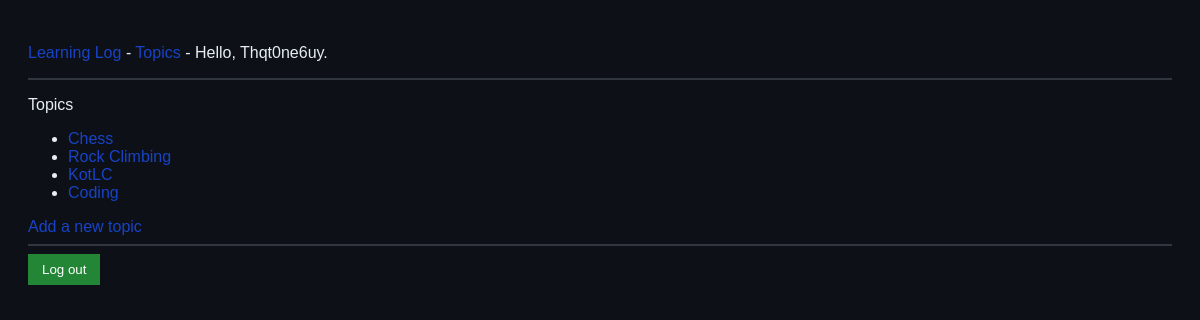
The app's page /topics/ (signed in) with its own data.
### learning_logs/models.py (models this page shows, shortened)
class Topic(models.Model):
    text = models.CharField(max_length=200)
    date_added = models.DateTimeField(auto_now_add=True)

### learning_logs/views.py (the view)
# urls.py: path('topics/', views.topics, name='topics'),
@login_required
def topics(request):
    topics = Topic.objects.order_by('date_added')
    context = {'topics': topics}
    return render(request, 'learning_logs/topics.html', context)

### learning_logs/templates/learning_logs/topics.html
{% extends 'learning_logs/base.html' %}
{% block content %}
  <p>Topics</p>
<ul>
    {% for topic in topics %}
      <li>
        <a href="{% url 'learning_logs:topic' topic.id %}">
        {{topic.text}}</a>
      </li>
    {% empty %}
      <li>No topics have been added yet.</li>
    {% endfor %}
</ul>
<a href="{% url 'learning_logs:new_topic' %}">Add a new topic</a>
{% endblock content %}

### learning_logs/templates/learning_logs/base.html (shortened to what this page needs)
<!DOCTYPE html>
<html lang="en">
<head>
</head>
<body>
<p>
    <a href="{% url 'learning_logs:index' %}">Learning Log</a> -
    <a href="{% url 'learning_logs:topics' %}">Topics</a> -
    {% if user.is_authenticated %}
        Hello, {{ user.username }}.
    {% else %}
        <a href="{% url 'accounts:register' %}">Register</a> -
        <a href="{% url 'accounts:login' %}">Log in</a>
    {% endif %}
</p>
<hr>
{% block content %}{% endblock content %}
{% if user.is_authenticated %}
  <hr />
  <form action="{% url 'accounts:logout' %}" method='post'>
    <button name='submit'> Log out</button>
  </form>
{% endif %}
</body>
</html>

### learning_logs/templates/learning_logs/base.html (style rules this page uses)
body { background-color: #0d1117; color: #e6edf3; font-family: Arial, sans-serif; padding: 20px; }
a { color: #1843c5; text-decoration: none; }
button { background-color: #238636; color: white; border: none; padding: 8px 14px; cursor: pointer; }
hr { border: 1px solid #30363d; }

### records on screen
Topic: text "Chess"
Topic: text "Rock Climbing"
Topic: text "KotLC"
Topic: text "Coding"

### other values on screen
{{ user.username }} "Thqt0ne6uy"
